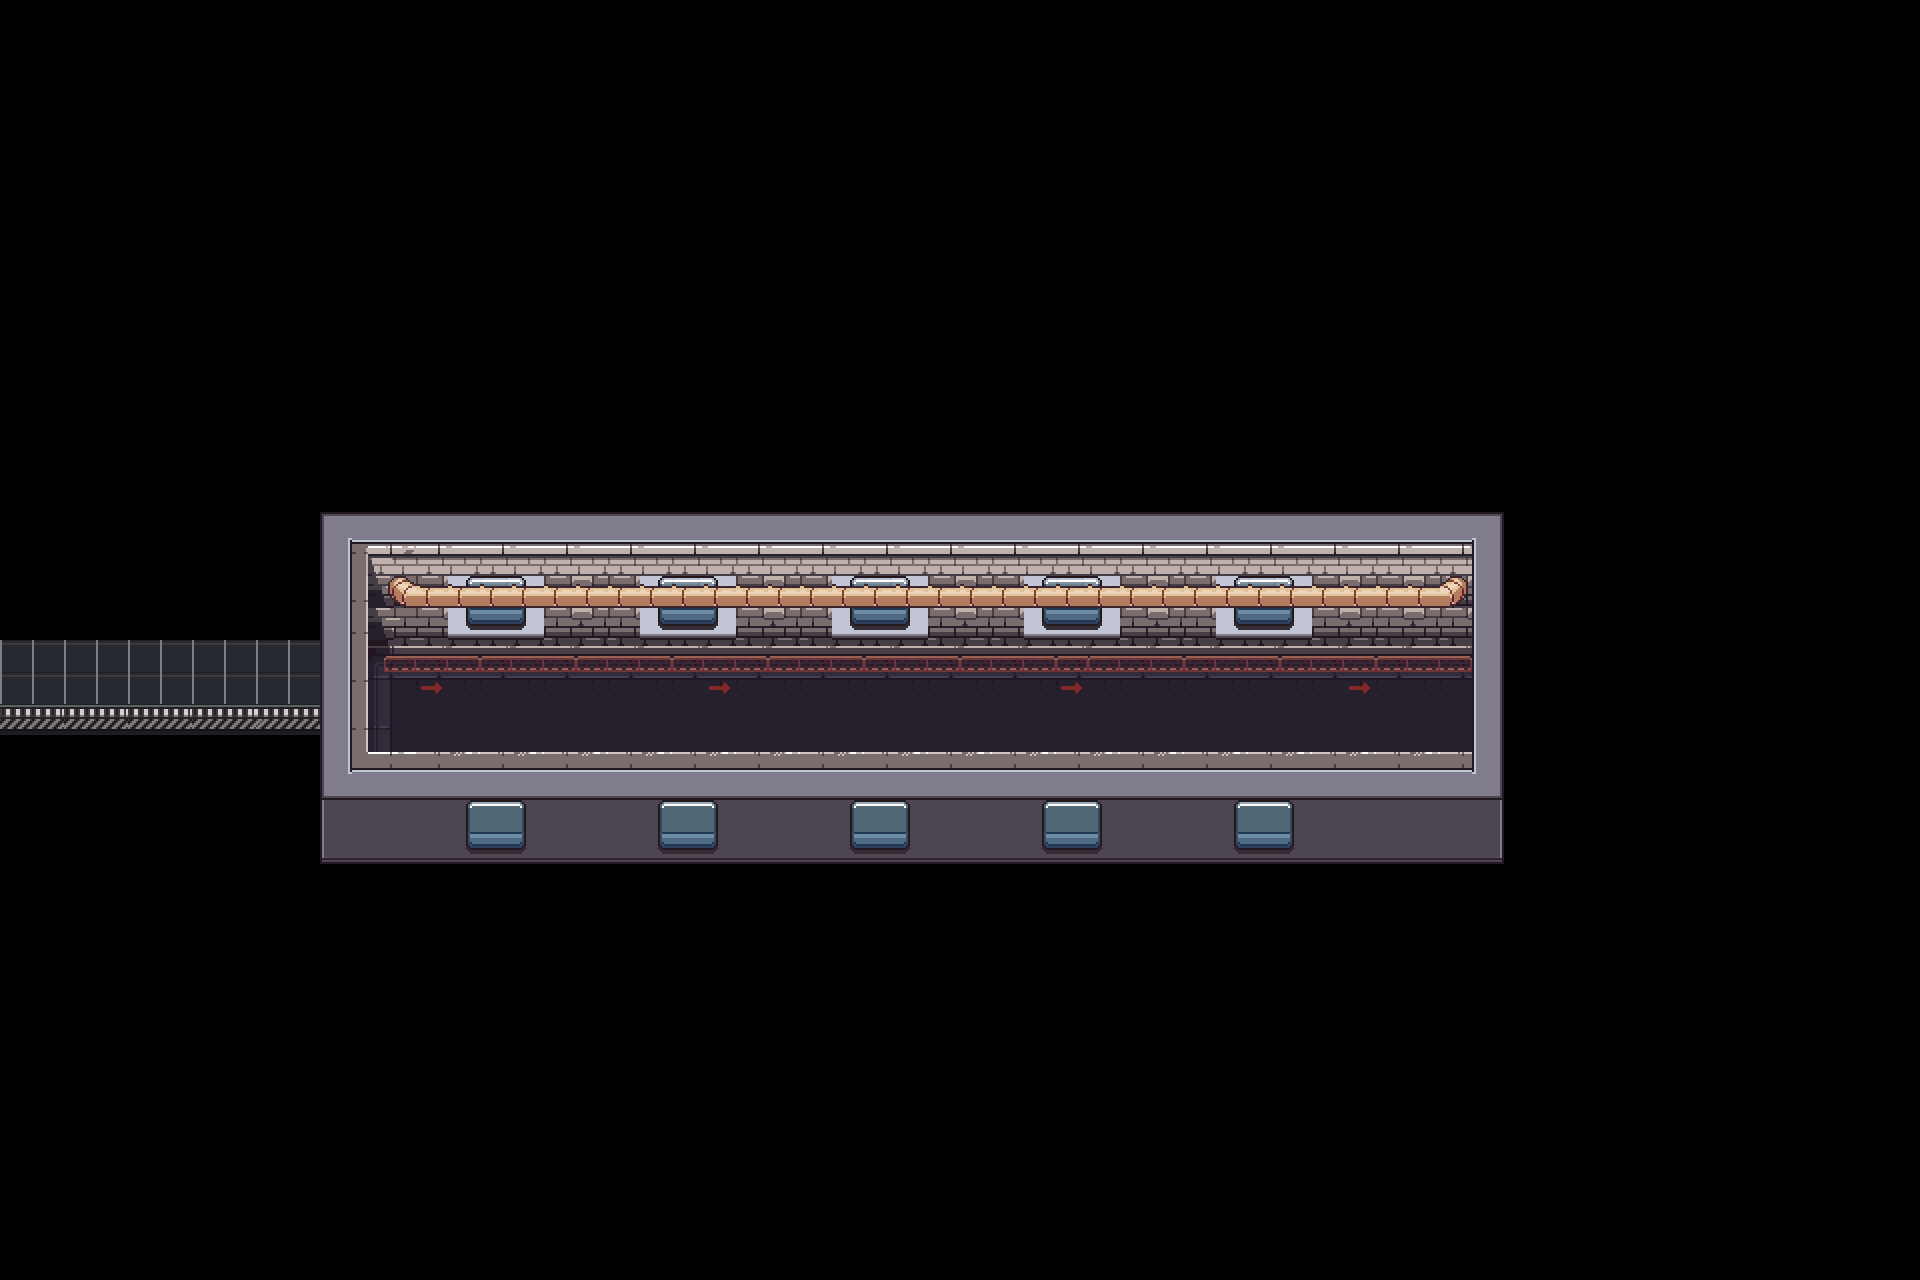

The image is a tile-based game level rendered from a .tmx file. Its description and source (layers, tilesets, objects; grid data summarised) follow:
An orthogonal 60x40 tile map with 32x32 px tiles, 4 tile layers (FondoBase, FondoSuperior, FondoSobre, FondoCielo), 4 tilesets and 7 objects (6x ObjtLimite, ObjtConector).

<map version="1.10" tiledversion="1.11.2" orientation="orthogonal" renderorder="right-down" width="60" height="40" tilewidth="32" tileheight="32" infinite="0" nextlayerid="10" nextobjectid="8">
 <tileset firstgid="1" source="diseños/DiseñoNivel6(1).tsx" />
 <tileset firstgid="188" source="diseños/DiseñoNivel1(2).tsx" />
 <tileset firstgid="408" source="diseños/DiseñoNivel6(3).tsx" />
 <tileset firstgid="600" source="diseños/DiseñoNivel1.tsx" />
 <layer id="1" name="FondoBase" width="60" height="40">
  <data>[2400 cells, 324 non-empty, 40 distinct tile ids]</data>
 </layer>
 <layer id="2" name="FondoSuperior" width="60" height="40">
  <data>[2400 cells, 97 non-empty, 15 distinct tile ids]</data>
 </layer>
 <layer id="7" name="FondoSobre" width="60" height="40">
  <data>[2400 cells, 38 non-empty, 3 distinct tile ids]</data>
 </layer>
 <layer id="8" name="FondoCielo" width="60" height="40">
  <data>[2400 cells, 162 non-empty, 12 distinct tile ids]</data>
 </layer>
 <objectgroup id="3" name="ObjectLimites">
  <object id="1" name="limite" type="ObjtLimite" x="320" y="753" width="1181" height="109" />
  <object id="2" name="limite" type="ObjtLimite" x="323" y="512" width="1179" height="109" />
  <object id="3" name="limite" type="ObjtLimite" x="1452" y="620" width="49" height="132" />
  <object id="4" name="limite" type="ObjtLimite" x="0" y="706" width="320" height="157" />
  <object id="5" name="limite" type="ObjtLimite" x="3" y="512" width="320" height="109" />
  <object id="7" name="limite" type="ObjtLimite" x="3" y="621" width="21" height="85" />
 </objectgroup>
 <objectgroup id="9" name="ObjectConectores">
  <object id="6" name="AsCueva" type="ObjtConector" x="28" y="629" width="137" height="72">
   <properties>
    <property name="targetMapTypeStr" value="FABRICA" />
    <property name="targetSpawnX" type="float" value="1770" />
    <property name="targetSpawnY" type="float" value="621" />
   </properties>
  </object>
 </objectgroup>
 <objectgroup id="4" name="ObjectJugador" />
 <objectgroup id="5" name="ObjectEnemigos" />
 <objectgroup id="6" name="ObjectRecogibles" />
</map>
